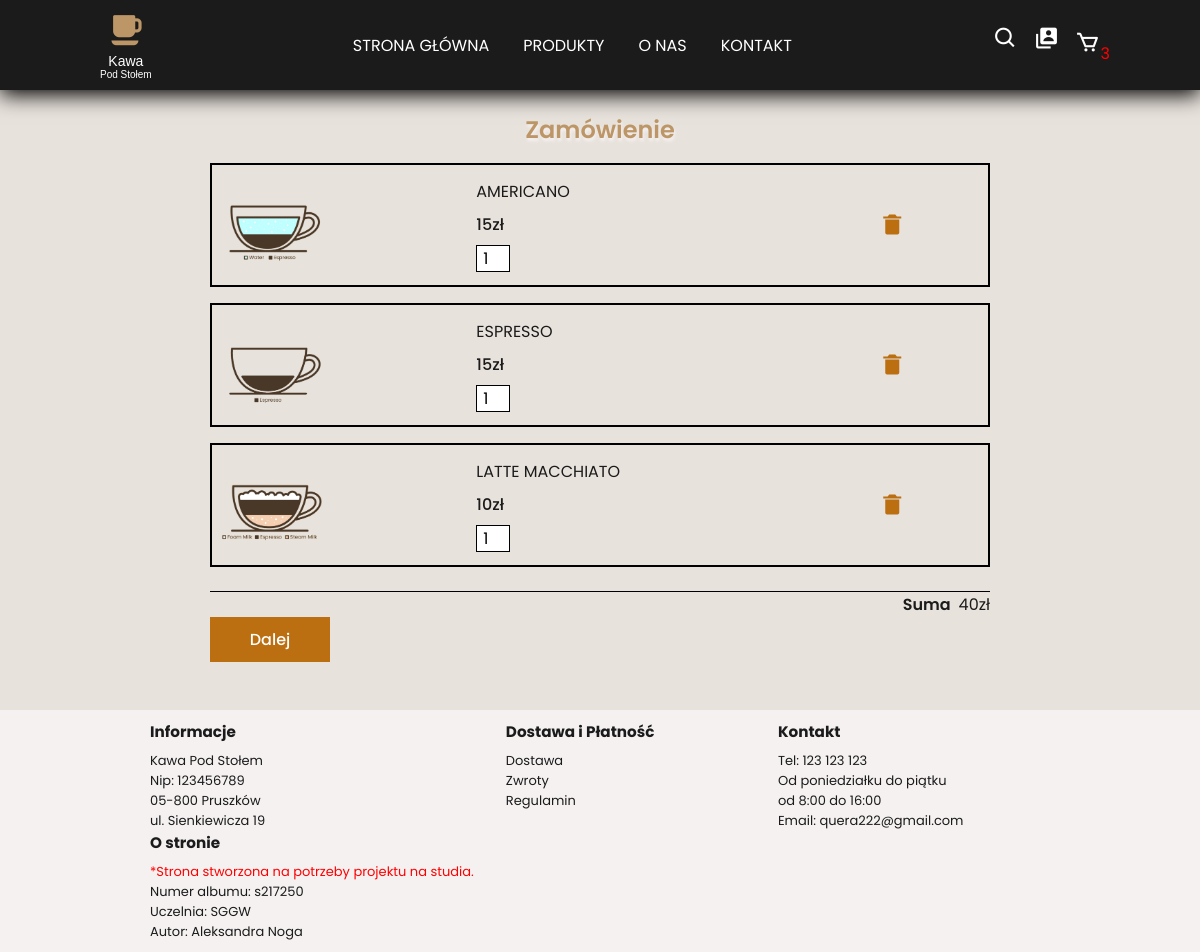
The app's page /order.php with its own data.
### tables this page shows
CREATE TABLE `koszyk` (
  `id` int(11) NOT NULL,
  `id_produktu` int(11) NOT NULL,
  `nazwa` varchar(100) NOT NULL,
  `cena` decimal(10,0) NOT NULL,
  `img` varchar(100) NOT NULL,
  `ilosc` int(11) NOT NULL
);

### order.php (the view, shortened to what this page needs)
<!DOCTYPE html>
<html lang="pl">
<head>
    <link rel="stylesheet" href="menu&footer.css">
    <link rel="stylesheet" href="products.css">
    <link rel="stylesheet" href="order.css">
        <link
        rel="stylesheet"
        href="https://unpkg.com/boxicons@2.1.4/css/boxicons.min.css"
      />
</head>
<body>
<header>
        <div class="logo-container">
          <i class='bx bxs-coffee-alt' ></i>
          <p class="p-logo1">Kawa</p>
          <p class="p-logo2">Pod Stołem</p>
        </div>
        <ul class="nav">
          <li><a href="index.php">Strona Główna</a></li>
          <li><a href="products.php">Produkty</a></li>
          <li><a href="about.php">O nas</a></li>
          <li><a href="contact.php">Kontakt</a></li>
        </ul>
        <div class="header-icon">
          <i class="bx bx-search bx-icons" id="search-icon"></i>
          <i class="bx bxs-user-account bx-icons"></i>
          <div id="cart-icon">
            <i class="bx bx-cart bx-icons" id="cart-icon-with-count"></i>
            <span class="cart-count"></span>
          </div>
        </div>
 </header>
       <section id="order-details" class="order-container">
        <h2 class="order-title">Zamówienie</h2>
        <div class="cart-content">
                <?php
        include('connect.php');
        $select_query = "Select * from koszyk";
        $result_query = mysqli_query($con, $select_query);
        while($row=mysqli_fetch_assoc($result_query)){
        $title = $row['nazwa'];
        $price = $row['cena'];
        $productImg = $row['img'];
        $quantity = $row['ilosc'];
        echo "
        <div class='order-cart-box'>
        <img src='Img/${productImg}' alt='' class='cart-img'>
        <div class='detail-box'>
            <div class='cart-product-title'>${title}</div>
            <div class='cart-price'>${price}zł</div>
            <input type='number' value='${quantity}' class='cart-quantity'>
        </div>
        <i class='bx bxs-trash-alt cart-remove' data-title='${title}'></i>
        </div>";
        }
        ?>
        </div>
        <div class="total">
            <div class="total-title">Suma</div>
            <div class="total-price">0zł</div>
        </div>
       <button type="button" id="next-button" class="btn">Dalej</button>
      </section>
      <footer>
        <div class="footer-info">
          <h3>Informacje</h3>
          <ul>
            <li>Kawa Pod Stołem</li>
            <li>Nip: 123456789</li>
            <li>05-800 Pruszków</li>
            <li>ul. Sienkiewicza 19</li>
          </ul>
        </div>
        <div class="footer-deliver">
          <h3>Dostawa i Płatność</h3>
          <ul>
            <li>Dostawa</li>
            <li>Zwroty</li>
            <li>Regulamin</li>
          </ul>
        </div>
        <div class="footer-kontakt">
          <h3>Kontakt</h3>
          <ul>
            <li>Tel: 123 123 123</li>
            <li>Od poniedziałku do piątku</li>
            <li>od 8:00 do 16:00</li>
            <li>Email: quera222@gmail.com</li>
          </ul>
        </div>
        <div class="footer-autor">
          <h3>O stronie</h3>
          <ul>
          <li style="color:red;">*Strona stworzona na potrzeby projektu na studia.</li>
            <li> Numer albumu: s217250</li>
            <li> Uczelnia: SGGW </li>
            <li>Autor: Aleksandra Noga</li>
          </ul>
        </div>
      </footer>
</body>
</html>

### menu&footer.css (style rules this page uses)
* { font-family: "Poppins", sans-serif; margin: 0; padding: 0; list-style: none; text-decoration: none; }
html { height: 100%; }
:root { --main-color: #bc9667; --second-color: #edeae3; --text-color: #1b1b1b; --bg-color: #fff; --box-shadow: 0 5px 20px rgb(0, 0, 0); }
body { background-color: var(--bg-color); color: var(--text-color); width: 100%; min-height: 100%; margin: 0; display: flex; flex-direction: column; }
img { width: 100%; }
header { position: fixed; width: 100%; z-index: 10000; display: flex; align-items: center; justify-content: space-between; background: var(--text-color); box-shadow: var(--box-shadow); right: 0; padding: 10px 0px; }
.nav { display: flex; }
.nav a { padding: 8px 17px; color: var(--bg-color); text-transform: uppercase; }
footer { margin-top: auto; background-color: rgb(245, 241, 241); display: grid; grid-template-columns: repeat(auto-fit, minmax(240px,auto)); padding: 10px 150px; font-size: small; }
.header-icon { font-size: 25px; color: var(--bg-color); padding-right: 100px; display: flex; column-gap: 1rem; }
.header-icon .bx-icons { color: var(--bg-color); cursor: pointer; }
.logo-container { padding-left: 100px; color: var(--bg-color); text-align: center; }
.bxs-coffee-alt { color: var(--main-color); font-size: 38px; }
.p-logo1 { font-family: Oranienbaum, sans-serif; font-size: 14px; }
.p-logo2 { font-family: Oranienbaum, sans-serif; font-size: 10px; }

### products.css (style rules this page uses)
:root { --main-color: #bc9667; --second-color: #edeae3; --text-color: #1b1b1b; --bg-color: #fff; --box-shadow: 0 5px 20px rgb(0, 0, 0); }
body { background-color: #e1d9d1bf; }
.cart-img { width: 100px; height: 100px; object-fit: contain; padding: 10px; }
.detail-box { display: grid; row-gap: 0.5rem; }
.cart-product-title { font-size: 1rem; text-transform: uppercase; }
.cart-price { font-size: 1rem; font-weight: 500; }
.cart-quantity { border: 1px solid black; width: 2rem; text-align: center; font-size: 1rem; outline-color: #bb6f11; }
.cart-remove { font-size: 24px; cursor: pointer; color: #bb6f11 !important; }
.total { display: flex; justify-content: flex-end; margin-top: 1.5rem; border-top: 1px solid black; }
.total-title { font-size: 1rem; font-weight: 600; }
.total-price { margin-left: 0.5rem; font-size: 1rem; }
#cart-icon { position: relative; }
.cart-count { position: absolute; color: red; font-size: 1rem; bottom: -2px; right: -10px; }

### order.css (style rules this page uses)
.order-container, #personal-details, .personal-container { padding: 7rem 5rem 3rem 5rem; }
.order-container { margin-left: auto; margin-right: auto; width: 65%; }
.order-cart-box { border: 2px solid black; display: grid; grid-template-columns: 32% 50% 18%; align-items: center; gap: 1rem; margin-top: 1rem; }
.btn { text-align: center; padding: 10px 20px; border: none; background-color:#bb6f11; color: var(--bg-color); font-weight: 500; font-size: 1rem; cursor: pointer; width: 120px; }
.order-title, .personal-title { font-size: 1.5rem; font-weight: 600; text-align: center; color: var(--main-color); text-shadow: 2px 3px 3px rgb(56, 52, 52); }
h2 { text-align: center; text-shadow: 1px 3px 3px rgb(245, 241, 241)!important; }
h3 { padding-bottom: 8px; }

### records on screen
koszyk: img (picture), nazwa "AMERICANO", cena "15", ilosc "1"
koszyk: img (picture), nazwa "ESPRESSO", cena "15", ilosc "1"
koszyk: img (picture), nazwa "LATTE MACCHIATO", cena "10", ilosc "1"
